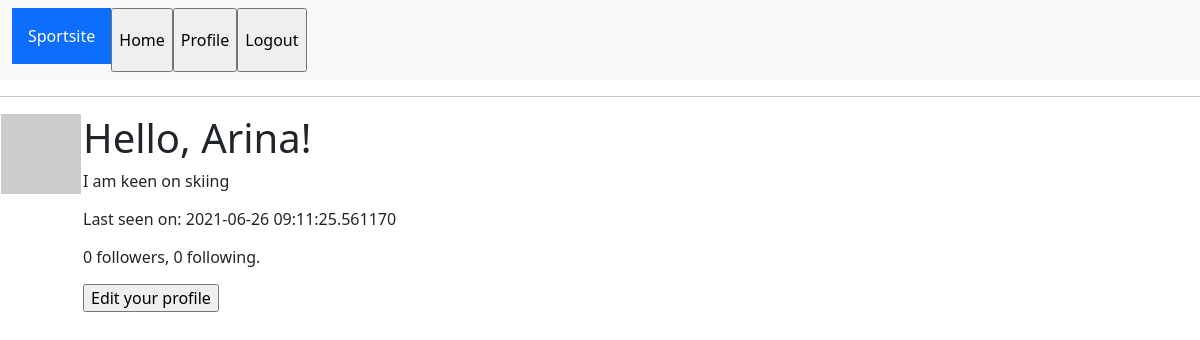
The app's page /user/Arina (signed in), older data.
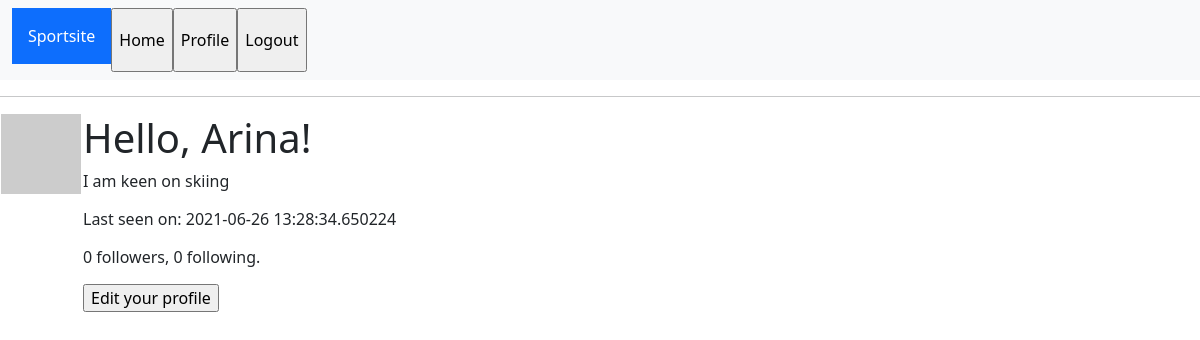
The same page, newer data.
### app/models.py (models this page shows, shortened)
class User(UserMixin, db.Model):
    id = db.Column(db.Integer, primary_key=True)
    username = db.Column(db.String(64), index=True, unique=True)
    email = db.Column(db.String(120), index=True, unique=True)
    password_hash = db.Column(db.String(128))
    events = db.relationship('Events', backref='sport', lazy='dynamic')
    about_me = db.Column(db.String(140))
    last_seen = db.Column(db.DateTime, default=datetime.utcnow())
    followed = db.relationship(
        'User', secondary=followers,
        primaryjoin=(followers.c.follower_id == id),
        secondaryjoin=(followers.c.followed_id == id),
        backref=db.backref('followers', lazy='dynamic'), lazy='dynamic')
    def avatar(self, size):
        digest = md5(self.email.lower().encode('utf-8')).hexdigest()
        return 'https://www.gravatar.com/avatar/{}?d=identicon&s={}'.format(
            digest, size)

### app/routes.py (the view)
@app.route('/user/<username>', methods=['GET', 'POST']) #profile есть
@login_required
def profile(username):
    user = User.query.filter_by(username=username).first_or_404()
    return render_template('profile.html', user = user)

### app/models.py (called while the page is built)
@login.user_loader
def load_user(id):
    return User.query.get(int(id))

### app/routes.py (called while the page is built)
@app.before_request
def before_request():
    if current_user.is_authenticated:
        current_user.last_seen = datetime.utcnow()
        db.session.commit()

### app/templates/profile.html (shortened to what this page needs)
{% extends "base.html" %}
{% block content %}
    <table>
        <tr valign = "top">
            <td><img src="{{ user.avatar(128) }}"></td>
            <td>
                <h1>Hello, {{ user.username }}!</h1>
                {% if user.about_me %}<p>{{ user.about_me }}</p>{% endif %}
                {% if user.last_seen %}<p>Last seen on: {{ user.last_seen }}</p>{% endif %}
                <p>{{ user.followers.count() }} followers, {{ user.followed.count() }} following.</p>
                {% if user == current_user %}
                <p><input value="Edit your profile" type="button" onclick="location.href='{{ url_for('edit_profile') }}'" /></p>
                {% endif %}
            </td>
        </tr>
    </table>
{% endblock %}

### app/templates/base.html (shortened to what this page needs)
<html>
    <link href="https://cdn.jsdelivr.net/npm/bootstrap@5.0.2/dist/css/bootstrap.min.css" rel="stylesheet">
    <head>
    </head>
    <body>
        <nav class = "navbar navbar-expand-md navbar-light bg-light sticky-top">
                <div class = "container-fluid">
                    <ul class = "navbar-nav">
                        <div class="p-3 mb-2 bg-primary text-white">Sportsite </div>
                        <input value="Home" type="button" onclick="location.href='{{ url_for('general', username = current_user.username) }}'" />
                        {% if current_user.is_anonymous %}
                        <input value="Sign In" type="button" onclick="location.href='{{ url_for('login') }}'" />
                        {% else %}
                        <input value="Profile" type="button" onclick="location.href='{{ url_for('profile', username = current_user.username) }}'" />
                        <input value="Logout" type="button" onclick="location.href='{{ url_for('logout') }}'" />
                        {% endif %}
                    </ul>
                </div>
        </nav>
        <hr>
        {% block content %}{% endblock %}
    </body>
</html>

Row changes from the older to the newer data that the page shows:
changed User "Arina": last_seen "2021-06-26 09:11:25.561170" → "2021-06-26 13:28:34.650224"
